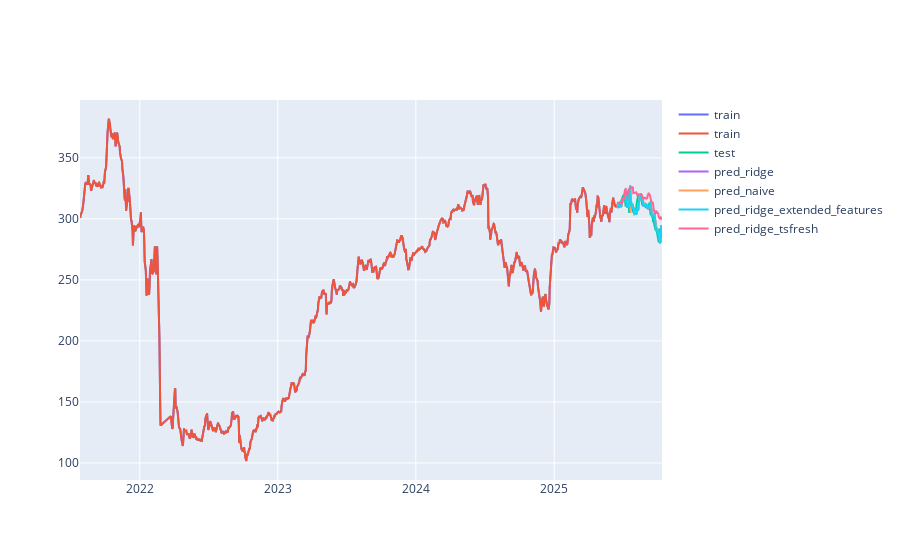

Notebook code cell kept with this figure:
### Code cell
fig = go.Figure()

fig.add_trace(go.Scatter(
    x=ts_train, 
    y=y_train, 
    mode='lines', 
    name='train'
))

fig.add_trace(go.Scatter(
    x=ts_train, 
    y=y_train, 
    mode='lines', 
    name='train'
))

fig.add_trace(go.Scatter(
    x=ts_test, 
    y=y_test, 
    mode='lines', 
    name='test'
))

fig.add_trace(go.Scatter(
    x=ts_test, 
    y=y_pred_ridge, 
    mode='lines', 
    name='pred_ridge'
))

fig.add_trace(go.Scatter(
    x=ts_test, 
    y=y_pred_naive, 
    mode='lines', 
    name='pred_naive'
))

fig.add_trace(go.Scatter(
    x=ts_test, 
    y=y_pred_ridge_extended_features, 
    mode='lines', 
    name='pred_ridge_extended_features'
))

fig.add_trace(go.Scatter(
    x=ts_test, 
    y=y_pred_ridge_tsfresh, 
    mode='lines', 
    name='pred_ridge_tsfresh'
))


fig.show()
